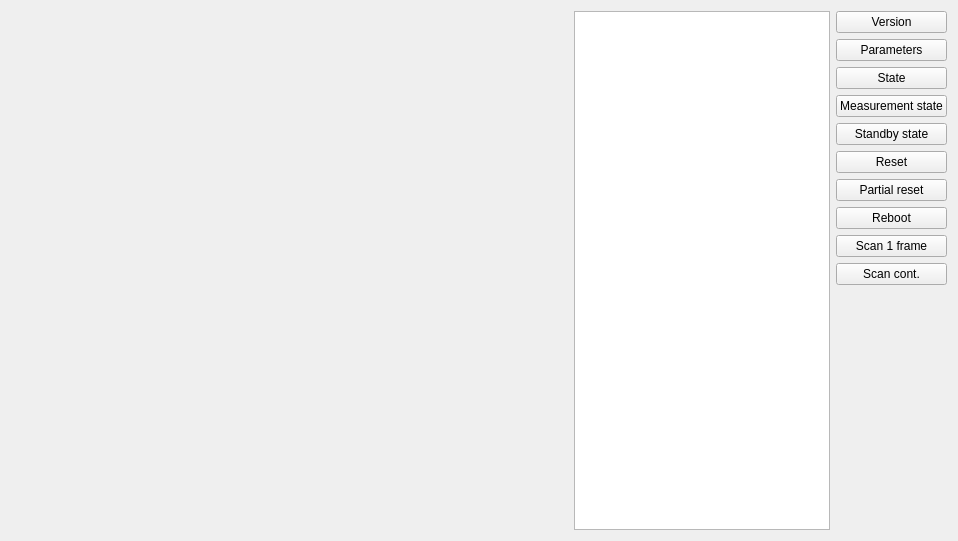
<?xml version="1.0" encoding="UTF-8"?>
<ui version="4.0">
 <class>FormScanner</class>
 <widget class="QWidget" name="FormScanner">
  <property name="geometry">
   <rect>
    <x>0</x>
    <y>0</y>
    <width>958</width>
    <height>541</height>
   </rect>
  </property>
  <property name="windowTitle">
   <string extracomment="Лазерный сканер UTM">Laser scanner UTM</string>
  </property>
  <property name="windowIcon">
   <iconset resource="res.qrc">
    <normaloff>:/UTMScannerPlugin/im/icon.png</normaloff>:/UTMScannerPlugin/im/icon.png</iconset>
  </property>
  <layout class="QHBoxLayout" name="horizontalLayout" stretch="1,0,0">
   <item>
    <widget class="UTMScannerWidget" name="scannerView" native="true"/>
   </item>
   <item>
    <widget class="QPlainTextEdit" name="pteLog">
     <property name="readOnly">
      <bool>true</bool>
     </property>
    </widget>
   </item>
   <item>
    <layout class="QVBoxLayout" name="verticalLayout">
     <item>
      <widget class="QPushButton" name="btVersion">
       <property name="text">
        <string>Version</string>
       </property>
      </widget>
     </item>
     <item>
      <widget class="QPushButton" name="btParameters">
       <property name="text">
        <string>Parameters</string>
       </property>
      </widget>
     </item>
     <item>
      <widget class="QPushButton" name="btState">
       <property name="text">
        <string>State</string>
       </property>
      </widget>
     </item>
     <item>
      <widget class="QPushButton" name="btMeasurementState">
       <property name="text">
        <string>Measurement state</string>
       </property>
      </widget>
     </item>
     <item>
      <widget class="QPushButton" name="btStandbyState">
       <property name="text">
        <string>Standby state</string>
       </property>
      </widget>
     </item>
     <item>
      <widget class="QPushButton" name="btReset">
       <property name="text">
        <string>Reset</string>
       </property>
      </widget>
     </item>
     <item>
      <widget class="QPushButton" name="btPartialReset">
       <property name="text">
        <string>Partial reset</string>
       </property>
      </widget>
     </item>
     <item>
      <widget class="QPushButton" name="btReboot">
       <property name="text">
        <string>Reboot</string>
       </property>
      </widget>
     </item>
     <item>
      <widget class="QPushButton" name="btScan1SrameDist">
       <property name="text">
        <string>Scan 1 frame</string>
       </property>
      </widget>
     </item>
     <item>
      <widget class="QPushButton" name="btScanContDist">
       <property name="text">
        <string>Scan cont.</string>
       </property>
      </widget>
     </item>
     <item>
      <spacer name="verticalSpacer">
       <property name="orientation">
        <enum>Qt::Vertical</enum>
       </property>
       <property name="sizeHint" stdset="0">
        <size>
         <width>20</width>
         <height>40</height>
        </size>
       </property>
      </spacer>
     </item>
    </layout>
   </item>
  </layout>
 </widget>
 <customwidgets>
  <customwidget>
   <class>UTMScannerWidget</class>
   <extends>QWidget</extends>
   <header>utmscannerwidget.h</header>
   <container>1</container>
  </customwidget>
 </customwidgets>
 <resources>
  <include location="res.qrc"/>
 </resources>
 <connections/>
</ui>
